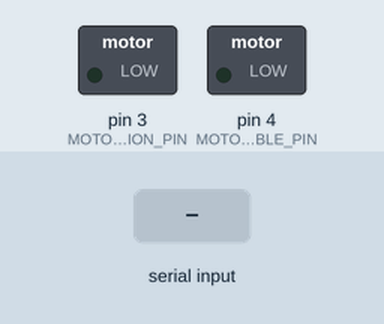
This sketch was run on a simulated Arduino Uno, built with avr-gcc and run on an emulated ATmega328P. Parts: switched loads named in the sketch (green lamp = pin HIGH). Inputs (shaded band) come from the test bench. What the sketch prints to the serial monitor is not drawn.

Above: at 1.2 s.
1.3 s: "u" received over the second serial link
At 1.37 s:
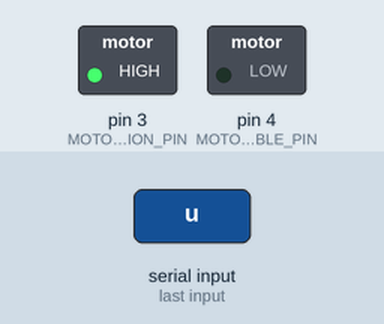
3.0 s: "d" received over the second serial link
At 3.19 s:
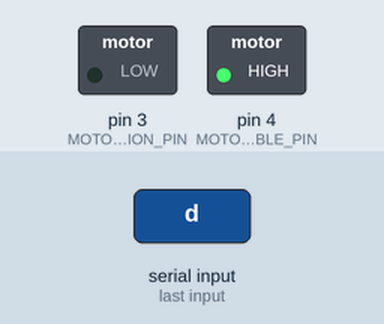
Timing chart, 0 to 6.0 s (numbered marks = the images above; inputs shaded):
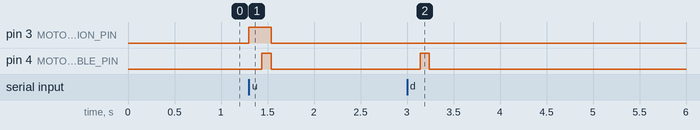

The sketch:

hochbett.ino
```cpp
#include <SoftwareSerial.h>
#include "TimerOne.h"

#define BT_RX_PIN 7
#define BT_TX_PIN 8

#define MOTOR_ENABLE_PIN 4
#define MOTOR_DIRECTION_PIN 3

#define BLINK_PIN 13

#define TIMER_INTERVAL_US (10 * 1000)

#define MOVE_STOP 0
#define MOVE_UP 1
#define MOVE_DOWN 2

#define MOVE_ENABLE_DELAY_THRESHOLD_COUNT 15
#define RECEIVE_TIMOUT_THRESHOLD_COUNT 25

SoftwareSerial btSerial(BT_RX_PIN, BT_TX_PIN);
volatile uint8_t moveDirection;
volatile uint8_t motorEnableCounter;
volatile uint8_t receiveTimeotCounter;
volatile uint8_t blinkOnThreshold;
volatile uint8_t blinkOffThreshold;
volatile uint8_t blinkState;

inline void blinkShort(){
  blink(5,100);
}

inline void blinkConnected(){
  blink(10,20);
}

inline void blink(uint8_t on, uint8_t off) {
  blinkOnThreshold = on;
  blinkOffThreshold = off;
}

void setup() {
  Serial.begin(115200);
  btSerial.begin(115200);

  Serial.println("Hochbett v1.0");

  pinMode(MOTOR_ENABLE_PIN, OUTPUT);
  pinMode(MOTOR_DIRECTION_PIN, OUTPUT);

  moveDirection = MOVE_STOP;
  motorEnableCounter = 0;
  receiveTimeotCounter = RECEIVE_TIMOUT_THRESHOLD_COUNT;

  blinkState = 0;
  blink(5, 100);

  Timer1.initialize(TIMER_INTERVAL_US);
  Timer1.attachInterrupt(timer10ms);
}

void timer10ms() {
  // Blink LED
  ++blinkState;
  if (blinkState <= blinkOnThreshold) {
    digitalWrite(BLINK_PIN, HIGH);
  } else if (blinkState <= blinkOffThreshold) {
    digitalWrite(BLINK_PIN, LOW);
  } else {
    blinkState = 0;
  }

  if (++receiveTimeotCounter >= RECEIVE_TIMOUT_THRESHOLD_COUNT) {
    receiveTimeotCounter = RECEIVE_TIMOUT_THRESHOLD_COUNT; // prevent overflow
    moveDirection = MOVE_STOP;
    motorEnableCounter = 0;
    blinkShort();
  }else{
    blinkConnected();
  }

  if (moveDirection == MOVE_STOP) {
    // MOVE_STOP -> disable all
    digitalWrite(MOTOR_ENABLE_PIN, LOW);
    digitalWrite(MOTOR_DIRECTION_PIN, LOW);

  } else {
    ++motorEnableCounter;
    if (motorEnableCounter >= MOVE_ENABLE_DELAY_THRESHOLD_COUNT) {
      motorEnableCounter = MOVE_ENABLE_DELAY_THRESHOLD_COUNT; // prevent overflow
      digitalWrite(MOTOR_ENABLE_PIN, HIGH);
    } else {
      digitalWrite(MOTOR_ENABLE_PIN, LOW);
    }
    digitalWrite(MOTOR_DIRECTION_PIN, (moveDirection == MOVE_UP) ? HIGH : LOW);
  }
}

inline void setMotorMove(boolean motorOn) {
  digitalWrite(MOTOR_ENABLE_PIN, motorOn ? HIGH : LOW);
}

inline void setMotorDirection(uint8_t motorDirection) {
  digitalWrite(MOTOR_DIRECTION_PIN, (motorDirection == MOVE_UP) ? HIGH : LOW);
}

void loop() {
  if (btSerial.available()) {
    char c = btSerial.read();
    //charReceived = true;

    uint8_t oldDirection = moveDirection;

    if (c == 'w') {
      // STOP/IDLE
      receiveTimeotCounter = 0;
      if (moveDirection != MOVE_STOP) {
        moveDirection = MOVE_STOP;
      }

    } else if (c == 'u') {
      // UP
      receiveTimeotCounter = 0;
      if (moveDirection != MOVE_UP) {
        moveDirection = MOVE_UP;
      }

    } else if (c == 'd') {
      // DOWN
      receiveTimeotCounter = 0;
      if (c != MOVE_DOWN) {
        moveDirection = MOVE_DOWN;
      }
    }

    if (moveDirection == MOVE_STOP || moveDirection != oldDirection) {
      motorEnableCounter = 0;
    }
  }
}
```

Measured:
- after the input at 1.3 s, pin 3 (MOTOR_DIRECTION_PIN): LOW → HIGH at once, → LOW 0.24 s later; pin 4 (MOTOR_ENABLE_PIN): LOW → HIGH after 0.14 s, → LOW 0.10 s later
- after the input at 3.0 s, pin 4 (MOTOR_ENABLE_PIN): LOW → HIGH after 0.14 s, → LOW 0.10 s later
